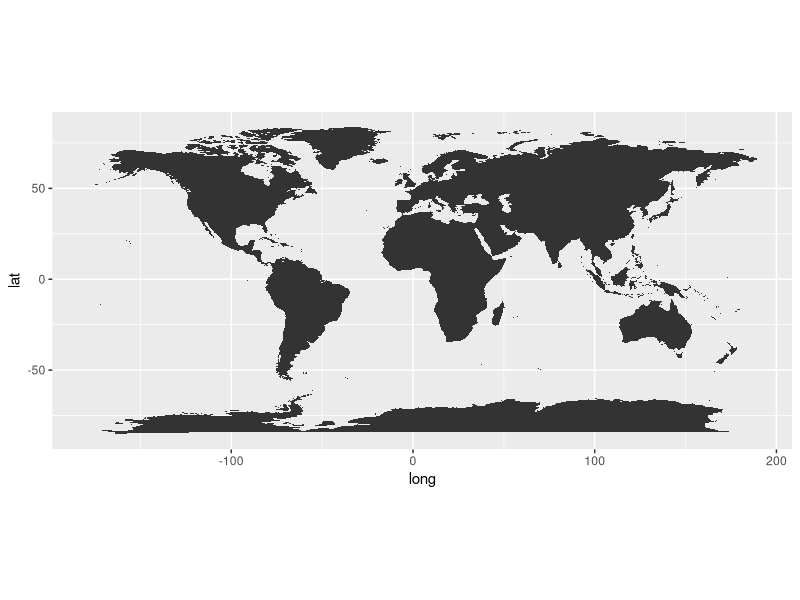
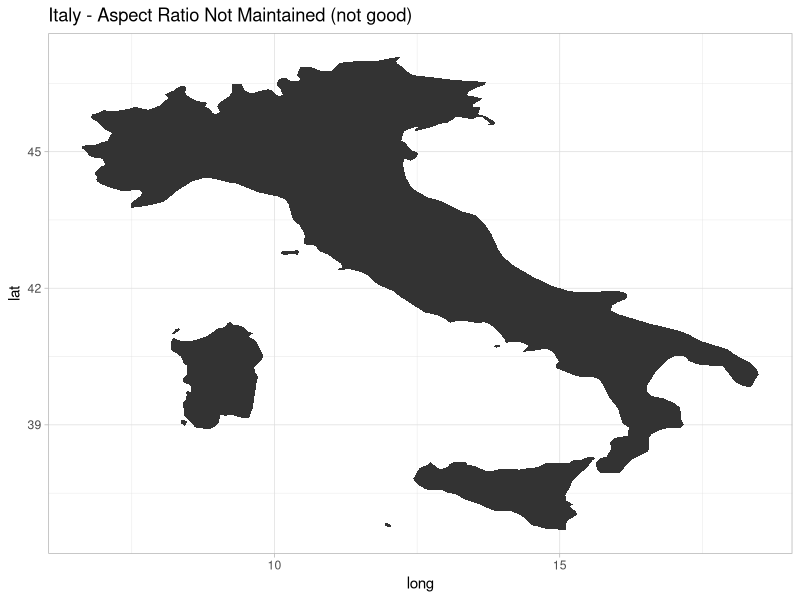
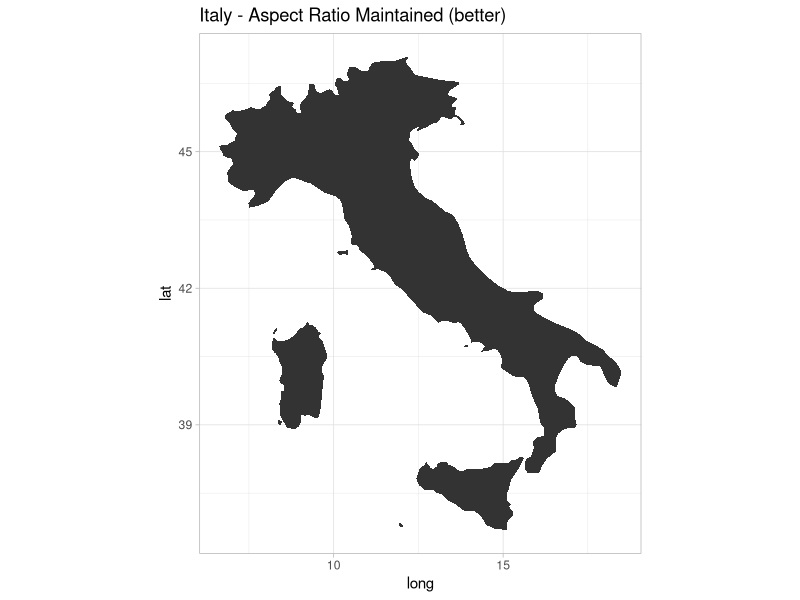
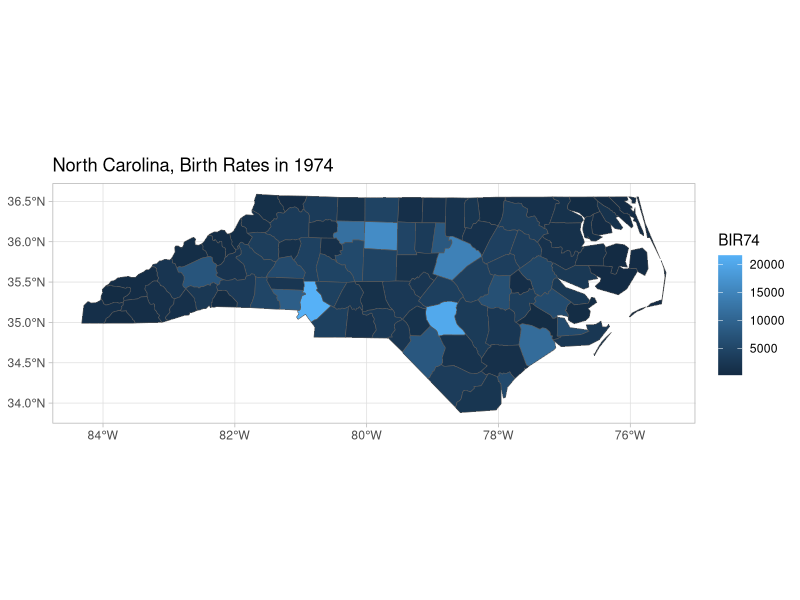
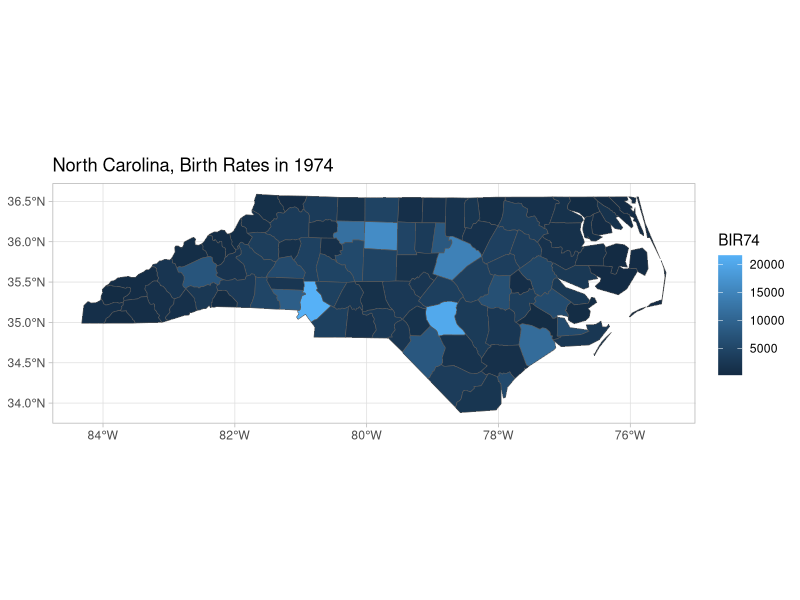
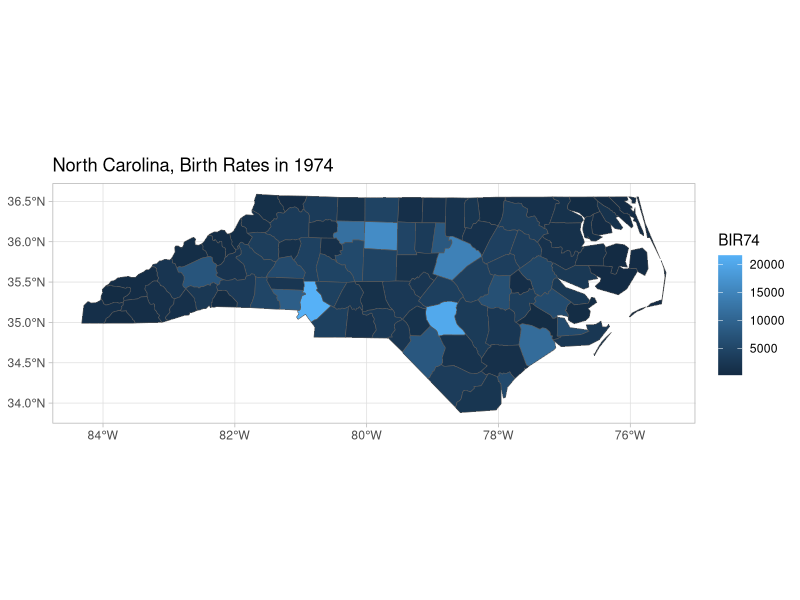
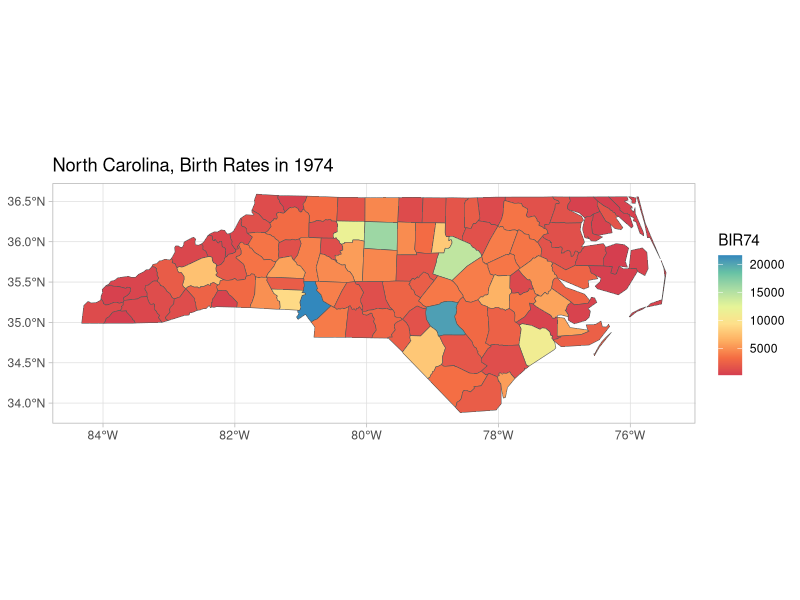

The R source for these figures, in order:
## ---- chunk 1
#LOAD PACKAGES
library(tidyverse)
library(maps)

#LOAD DATA
world_map <- map_data("world")
## ---- chunk 2
#World Map
ggplot(world_map, aes(long, lat, group=group)) + 
  geom_polygon() +
  coord_quickmap()
## ---- chunk 3
#Subset to get Italy
italy <- map_data("world", region ="Italy")

#Subset to get USA
usa <- map_data("world", region ="USA")
## ---- chunk 4
# ASPECT RATIO NOT MAINTAINED
ggplot(italy, aes(long, lat)) + 
  geom_polygon(aes(group=group)) + 
  theme_light() +
  ggtitle("Italy - Aspect Ratio Not Maintained (not good)")
## ---- chunk 5
# ASPECT RATIO MAINTAINED
ggplot(italy, aes(long, lat)) + 
  geom_polygon(aes(group=group)) + 
  coord_quickmap()  +
  theme_light() +
  ggtitle("Italy - Aspect Ratio Maintained (better)")
## ---- chunk 6
#Load Data from maps
usa_states <- map_data("state")

#Plot of USA with state borders

## ---- chunk 7

## ---- chunk 8
#LOAD PACKAGES
#install.packages("sf") - note some students are getting a pop-up when they install the sf package for the first time. Select the "no" option when it pops up in your console. 
library(sf)

#some students are needing into install the rgeos package seperately as well
#library(rgeos)
## ---- chunk 9
demo(nc, ask = FALSE, echo = FALSE)
## ---- chunk 10

## ---- chunk 11

## ---- chunk 12

## ---- chunk 13
library(RColorBrewer)


ggplot(nc) + 
  geom_sf() + 
  aes(fill = BIR74) +
  ggtitle("North Carolina, Birth Rates in 1974") +
  
  theme_light()
## ---- chunk 14

ggplot(nc) + 
  geom_sf() + 
  aes(fill = BIR74) +
  ggtitle("North Carolina, Birth Rates in 1974") +
  
  theme_light()
## ---- chunk 15

ggplot(nc) + 
  geom_sf() + 
  aes(fill = BIR74) +
  ggtitle("North Carolina, Birth Rates in 1974") +

  theme_light()
## ---- chunk 16
 
ggplot(nc) + 
  geom_sf() + 
  aes(fill = BIR74) +
  ggtitle("North Carolina, Birth Rates in 1974") +
  scale_fill_gradientn(colors = brewer.pal(8, "Spectral") ) +  #customize colors
  theme_light() 
